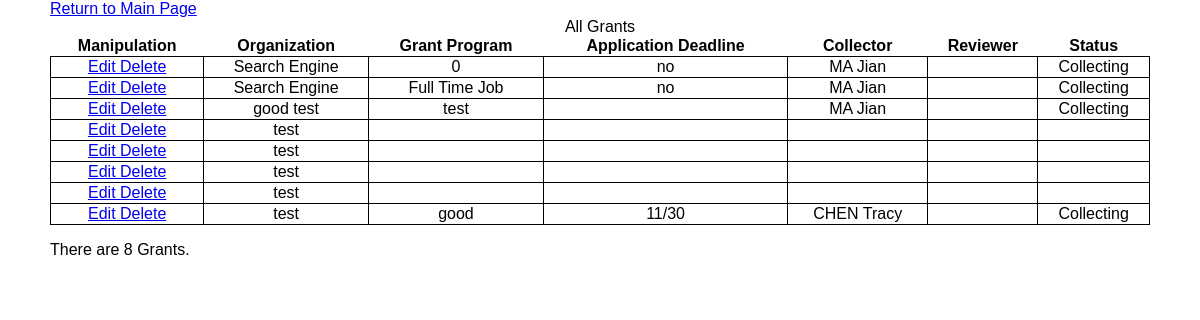
The page /wwwroot/ListGrant.php on the database its author committed.
### tables this page shows
CREATE TABLE IF NOT EXISTS `grant` (
  `id` int(10) unsigned NOT NULL AUTO_INCREMENT,
  `organization_id` int(10) unsigned NOT NULL,
  `grant_program` char(50) NOT NULL,
  `frequency_offer` char(30) DEFAULT NULL,
  `application_guide` text,
  `application_deadline` text,
  `grant_recipients_id` int(10) unsigned DEFAULT NULL,
  `sample_proposals` text,
  `datainfo_id` int(10) unsigned NOT NULL,
  PRIMARY KEY (`id`)
);

CREATE TABLE IF NOT EXISTS `datainfo` (
  `id` int(10) unsigned NOT NULL AUTO_INCREMENT,
  `language` char(30) DEFAULT NULL,
  `collector` char(30) NOT NULL,
  `reviewer` char(30) DEFAULT NULL,
  `status` char(30) NOT NULL,
  `comments` text,
  PRIMARY KEY (`id`)
);

### PhpLib/Grant_server_fns.php (called while the page is built, shortened)
<?php
	require_once("../PhpLib/Default.php");
	require_once("../PhpLib/Organization_server_fns.php");
	require_once("../PhpLib/DataInfo_server_fns.php");
	function get_grant_recipient_from_db($db, $recipients_id) {
		$query = "SELECT * FROM grant_recipients WHERE id = $recipients_id";
		$result = $db->query($query);
		$row = $result->fetch_assoc();
		$recipients = array();
		$recipients["id"] = intval($row["id"]);
		$recipients["name"] = GetOriginalString($row["name"]);
		$recipients["year"] = $row["year"];
		$recipients["giving"] = $row["total_giving"];
		return $recipients;
	}
	function get_grant_by_row($db, $row) {
		$grant = array();
		if ($row != NULL) {
			$grant["id"] = $row["id"];
			$grant["org_id"] = GetOriginalString($row["organization_id"]);
			$grant["org_name"] = get_org_name_from_db($db, $grant["org_id"]);
			$grant["program"] = GetOriginalString($row["grant_program"]);
			$grant["frequency"] = GetOriginalString($row["frequency_offer"]);
			$grant["app_guide"] = GetOriginalString($row["application_guide"]);
			$grant["app_deadline"] = GetOriginalString($row["application_deadline"]);
			$grant["recipients"] = get_grant_recipient_from_db($db, $row["grant_recipients_id"]);
			$grant["sample"] = GetOriginalString($row["sample_proposals"]);
			$grant["datainfo"] = get_datainfo_from_db($db, $row["datainfo_id"]);
		}
		return $grant;
	}
	function get_grants_from_db($org_id = NULL) {
		$db = connect_db();
		if ($org_id == NULL)
			$query = "SELECT * FROM `grant`";
		else
			$query = "SELECT * FROM `grant` WHERE organization_id = $org_id";
		$result = $db->query($query);
		$grants = array();
		if ($result != NULL) {
			for ($i = 0; $i < $result->num_rows; $i++) {
				$row = $result->fetch_assoc();
				$grants[$i] = get_grant_by_row($db, $row);
			}
		}
		return $grants;
	}
?>

### wwwroot/ListGrant.php (called while the page is built, shortened)
<?php
	require_once("../PhpLib/Default.php");
	require_once("../PhpLib/ListGrant_fns.php");
	try {
		$org_id = isset($_GET["org_id"]) ? $_GET["org_id"] : NULL;
		display_grants_table($org_id);
	}
	catch (Exception $ex) {
		echo $ex->getMessage();
	}
?>

### PhpLib/Organization_server_fns.php (called while the page is built, shortened)
<?php
	require_once("../PhpLib/Default.php");
	require_once("../PhpLib/DataInfo_server_fns.php");
	function get_org_name_from_db($db, $id) {
		$query = "select organization_name from organization where id = $id";
		$result = $db->query($query);
		if ($result != NULL) {
			$row = $result->fetch_assoc();
			return GetOriginalString($row["organization_name"]);
		} else
			throw new Exception("Can not Find Specified Organization!");
	}
?>

### PhpLib/DataInfo_server_fns.php (called while the page is built)
<?php
	require_once("../PhpLib/Default.php");
	function get_datainfo_from_db($db, $id) {
		$query = "select * from datainfo where id = $id";
		$result = $db->query($query);
		$row = $result->fetch_assoc();
		$datainfo = array();
		$datainfo["id"] = intval($row["id"]);
		$datainfo["language"] = GetOriginalString($row["language"]);
		$datainfo["collector"] = GetOriginalString($row["collector"]);
		$datainfo["reviewer"] = GetOriginalString($row["reviewer"]);
		$datainfo["status"] = GetOriginalString($row["status"]);
		$datainfo["comments"] = GetOriginalString($row["comments"]);
		return $datainfo;
	}
?>

### PhpLib/ListGrant_fns.php (the view, shortened to what this page needs)
<?php
	require_once("../PhpLib/Grant_server_fns.php");
	function display_table_header() {
echo <<< TABLE_HEADER
		<table id="GrantTable">
			<caption> All Grants </caption>
			<thead>
				<tr>
					<th> Manipulation </th>
					<th> Organization </th>
					<th> Grant Program </th>
					<th> Application Deadline </th>
					<th> Collector </th>
					<th> Reviewer </th>
					<th> Status </th>
				</tr>
			</thead>
TABLE_HEADER;
	}
	function display_table_body($grant_list) {
		echo "<tbody>";
		for ($i = 0, $count = count($grant_list); $i < $count; $i++) {
			$grant = &$grant_list[$i];
			$datainfo = &$grant["datainfo"];
echo <<< TABLE_BODY
			<tr>
				<td>
					<a href="./GrantForm.php?action=update&id=$grant[id]" > Edit </a>
					<a href="./ProcessGrant.php?action=delete&id=$grant[id]" > Delete </a>
				</td>
				<td> $grant[org_name] </td>
				<td> $grant[program] </td>
				<td> $grant[app_deadline] </td>
				<td> $datainfo[collector] </td>
				<td> $datainfo[reviewer] </td>
				<td> $datainfo[status] </td>
			</tr>
TABLE_BODY;
		}
		echo "</tbody>";
	}
	function display_table_footer($count) {
echo <<< TABLE_FOOTER
		</table>
		<p> There are $count Grants. </p>
TABLE_FOOTER;
	}
	function display_grants_table($org_id = NULL) {
		$grant_list = get_grants_from_db($org_id);
		if (($count = count($grant_list)) == 0) {
			echo "<p> There is No Grant Data yet! </p>";
		} else {
			display_table_header();
			display_table_body($grant_list);
			display_table_footer($count);
		}
	}
?>

### wwwroot/Css/Default.css (style rules this page uses)
* { // text-align: center; font-family: Arial, Helvetica, sans-serif; }
body { margin: 0px auto; width: 1100px; }

### wwwroot/Css/ListGrant.css (style rules this page uses)
table { text-align: center; width: 100%; border-collapse: collapse; }
table thead tr th { // border: thin solid green; }
table tbody tr td { border: thin solid black; }

### rows shown on the page
grant: grant "Search Engine", grant_program "0", application_deadline "no", datainfo.collector "MA Jian", datainfo.status "Collecting"
grant: grant "Search Engine", grant_program "Full Time Job", application_deadline "no", datainfo.collector "MA Jian", datainfo.status "Collecting"
grant: grant "good test", grant_program "test", datainfo.collector "MA Jian", datainfo.status "Collecting"
grant: grant "test", grant_program "good", application_deadline "11/30", datainfo.collector "CHEN Tracy", datainfo.status "Collecting"

### other values the page prints
$grant[org_name] "test"
$count "8"
